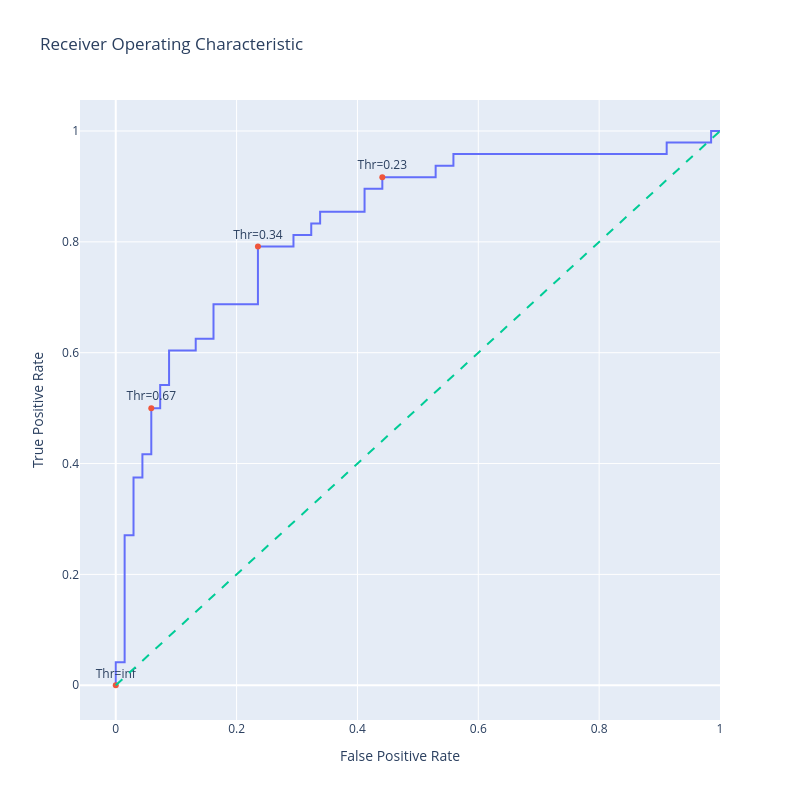

Notebook cell for this chart:
### Code cell
import plotly.graph_objects as go
import numpy as np


# Generate a trace for ROC curve
trace0 = go.Scatter(
    x=fpr,
    y=tpr,
    mode='lines',
    name='ROC curve'
)

# Only label every nth point to avoid cluttering
n = 10
indices = np.arange(len(thresholds)) % n == 0  # Choose indices where index mod n is 0

trace1 = go.Scatter(
    x=fpr[indices],
    y=tpr[indices],
    mode='markers+text',
    name='Threshold points',
    text=[f"Thr={thr:.2f}" for thr in thresholds[indices]],
    textposition='top center'
)


# Diagonal line
trace2 = go.Scatter(
    x=[0, 1],
    y=[0, 1],
    mode='lines',
    name='Random (Area = 0.5)',
    line=dict(dash='dash')
)

data = [trace0, trace1, trace2]

# Define layout with square aspect ratio
layout = go.Layout(
    title='Receiver Operating Characteristic',
    xaxis=dict(title='False Positive Rate'),
    yaxis=dict(title='True Positive Rate'),
    autosize=False,
    width=800,
    height=800,
    showlegend=False
)

# Define figure and add data
fig = go.Figure(data=data, layout=layout)

# Show figure
fig.show()

### Figure 1 — Plotly figure (JSON) as saved in the notebook; plotly's stock layout.template omitted (floating-point values rounded to 4 significant figures)
{"data": [{"mode": "lines", "name": "ROC curve", "type": "scatter", "x": [0.0, 0.0, 0.0, 0.01471, 0.01471, 0.02941, 0.02941, 0.04412, 0.04412, 0.05882, 0.05882, 0.07353, 0.07353, 0.08824, 0.08824, 0.1324, 0.1324, 0.1618, 0.1618, 0.2353, 0.2353, 0.2941, 0.2941, 0.3235, 0.3235, 0.3382, 0.3382, 0.4118, 0.4118, 0.4412, 0.4412, 0.5294, 0.5294, 0.5588, 0.5588, 0.9118, 0.9118, 0.9853, 0.9853, 1.0], "y": [0.0, 0.02083, 0.04167, 0.04167, 0.2708, 0.2708, 0.375, 0.375, 0.4167, 0.4167, 0.5, 0.5, 0.5417, 0.5417, 0.6042, 0.6042, 0.625, 0.625, 0.6875, 0.6875, 0.7917, 0.7917, 0.8125, 0.8125, 0.8333, 0.8333, 0.8542, 0.8542, 0.8958, 0.8958, 0.9167, 0.9167, 0.9375, 0.9375, 0.9583, 0.9583, 0.9792, 0.9792, 1.0, 1.0]}, {"mode": "markers+text", "name": "Threshold points", "text": ["Thr=inf", "Thr=0.67", "Thr=0.34", "Thr=0.23"], "textposition": "top center", "type": "scatter", "x": [0.0, 0.05882, 0.2353, 0.4412], "y": [0.0, 0.5, 0.7917, 0.9167]}, {"line": {"dash": "dash"}, "mode": "lines", "name": "Random (Area = 0.5)", "type": "scatter", "x": [0, 1], "y": [0, 1]}], "layout": {"autosize": false, "height": 800, "showlegend": false, "title": {"text": "Receiver Operating Characteristic"}, "width": 800, "xaxis": {"title": {"text": "False Positive Rate"}}, "yaxis": {"title": {"text": "True Positive Rate"}}}}
